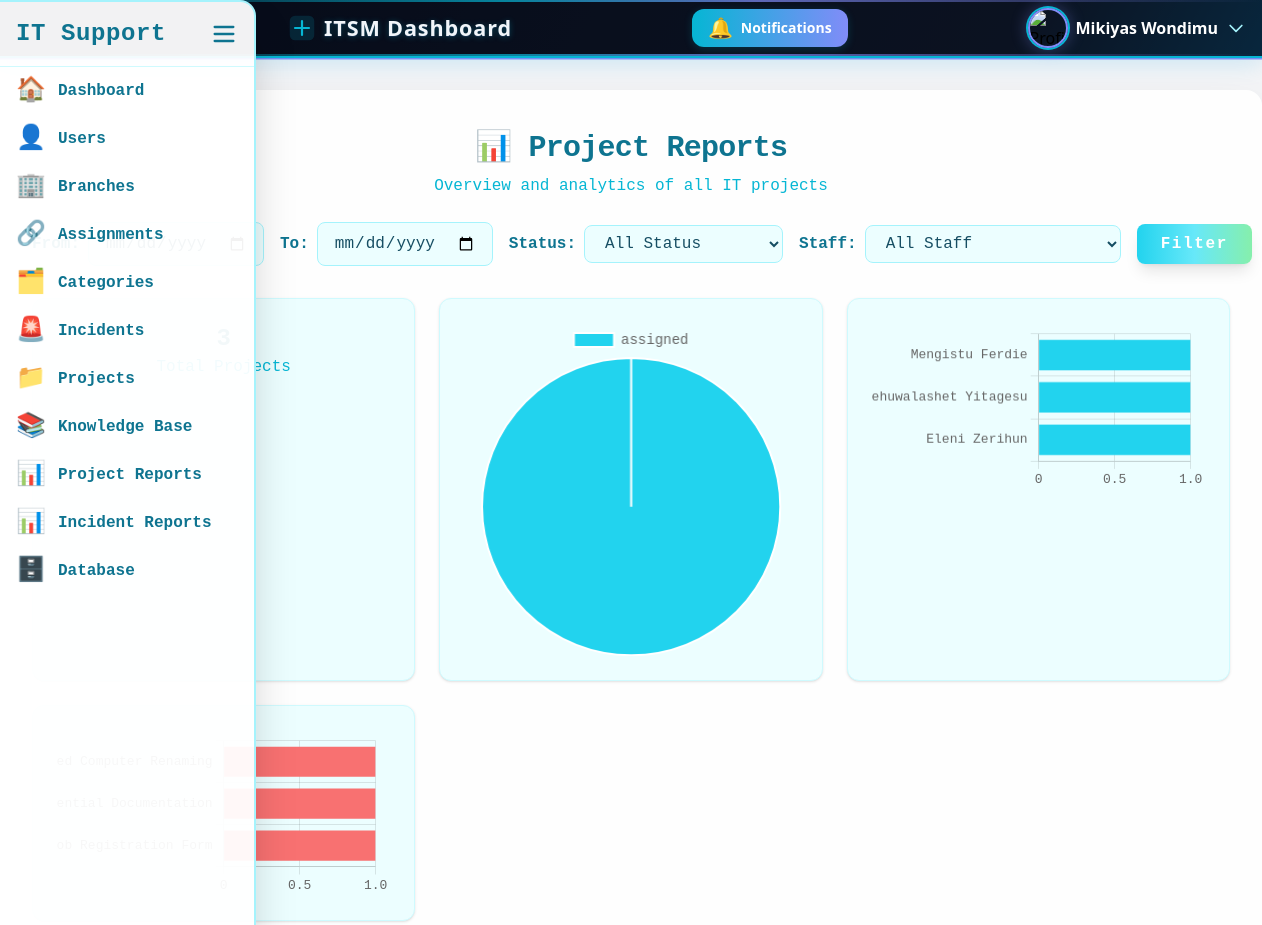
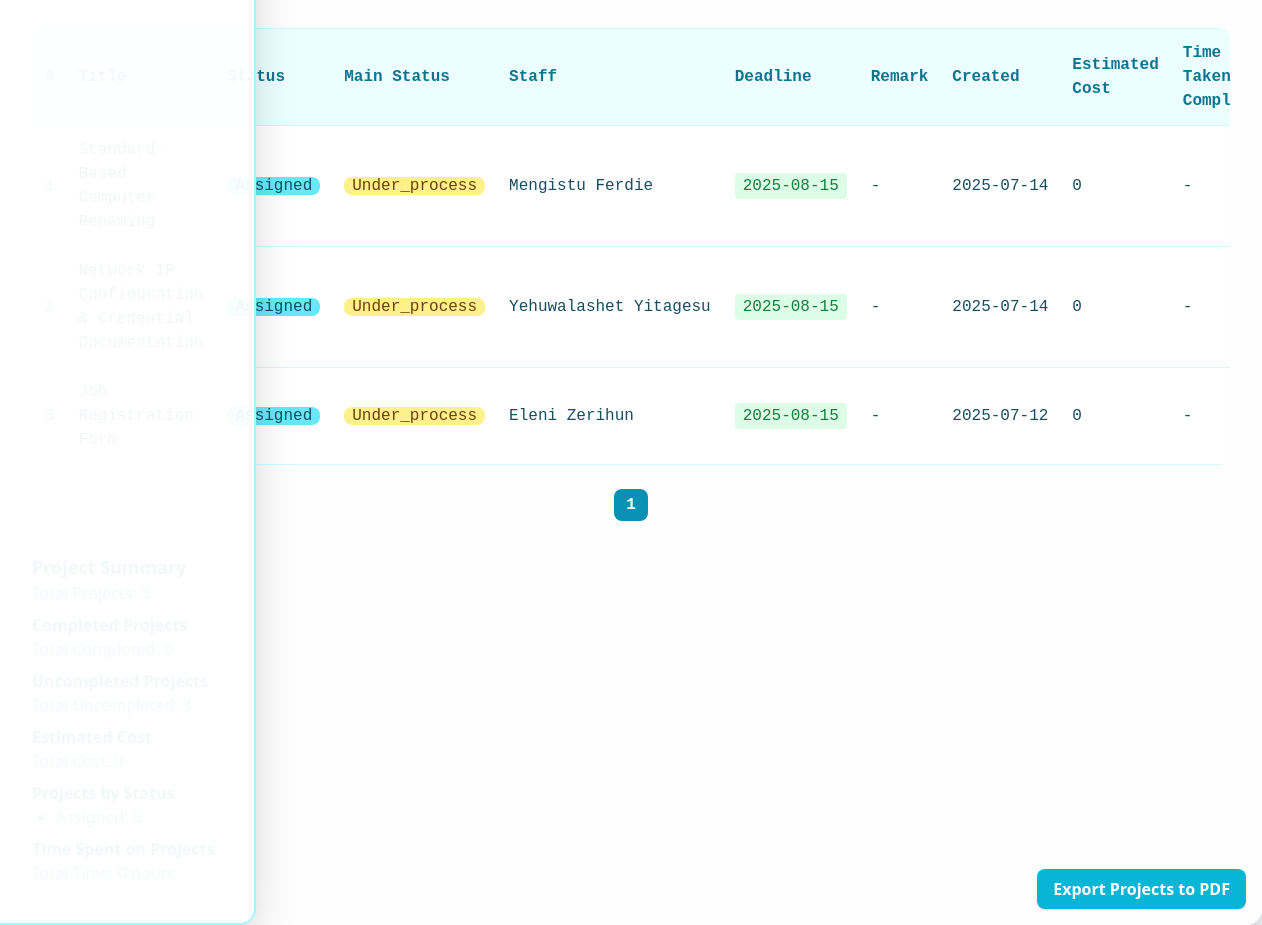
Page /admin/project_reports.php (signed in) on the committed database (2 pictures, top to bottom).
### tables this page shows
CREATE TABLE `users` (
  `id` int(11) NOT NULL,
  `name` varchar(100) DEFAULT NULL,
  `email` varchar(100) DEFAULT NULL,
  `password` varchar(255) DEFAULT NULL,
  `role` enum('admin','staff','user') NOT NULL,
  `job_position` varchar(255) DEFAULT NULL,
  `created_at` timestamp NOT NULL DEFAULT current_timestamp(),
  `force_password_change` tinyint(1) DEFAULT 1,
  `branch_id` int(11) DEFAULT NULL,
  `profile_picture` varchar(255) DEFAULT NULL,
  `is_active` tinyint(1) NOT NULL DEFAULT 1
);

CREATE TABLE `projects` (
  `id` int(11) NOT NULL,
  `title` varchar(255) NOT NULL,
  `description` text DEFAULT NULL,
  `status` enum('pending','assigned','need_support','needs redo','fixed','confirmed fixed') DEFAULT 'pending',
  `main_status` enum('under_process','completed','needs_attention') DEFAULT 'under_process',
  `remark` text DEFAULT NULL,
  `deadline_date` date DEFAULT NULL,
  `assigned_to` int(11) DEFAULT NULL,
  `created_by` int(11) NOT NULL,
  `created_at` timestamp NOT NULL DEFAULT current_timestamp(),
  `assigned_at` timestamp NULL DEFAULT NULL,
  `updated_at` timestamp NULL DEFAULT NULL,
  `completion_date` timestamp NULL DEFAULT NULL,
  `estimated_cost` decimal(10,2) DEFAULT NULL
);

### admin/project_reports.php (the view, shortened to what this page needs)
<?php
require '../config/db.php'; session_start();
$from = $_GET['from'] ?? ''; $to = $_GET['to'] ?? ''; $status = $_GET['status'] ?? ''; $staff = $_GET['staff'] ?? '';
$where = []; $params = [];
$whereSQL = $where ? 'WHERE '.implode(' AND ',$where) : '';
$stmt = $pdo->prepare("
  SELECT p.*, u.name AS staff_name
  FROM projects p
  LEFT JOIN users u ON p.assigned_to=u.id
  $whereSQL
  ORDER BY p.created_at DESC
");
$stmt->execute($params);
$projects = $stmt->fetchAll();
$completedProjectsCount = 0;
$uncompletedProjectsCount = 0;
foreach ($projects as $p) {
    if ($p['status'] === 'fixed' || $p['status'] === 'confirmed fixed') {
        $completedProjectsCount++;
    } else {
        $uncompletedProjectsCount++;
    }
}
$totalTimeSpent = 0;
$totalEstimatedCost = 0;
foreach ($projects as $p) {
    $totalEstimatedCost += $p['estimated_cost'];
}
$total = count($projects);
$byStatus = []; $byStaff = []; $uncompletedProjectsByWeek = [];
foreach($projects as $p){
  $byStatus[$p['status']] = isset($byStatus[$p['status']]) ? $byStatus[$p['status']] + 1 : 1;
  $staffKey = $p['staff_name'] ?: 'Unassigned';
  $byStaff[$staffKey] = isset($byStaff[$staffKey]) ? $byStaff[$staffKey] + 1 : 1;
foreach ($projects as $p) {
    if ($p['status'] != 'fixed' && $p['status'] != 'confirmed fixed') {
        $createdDate = new DateTime($p['created_at']);
        $now = new DateTime();
        $interval = $now->diff($createdDate);
        $weeksPassed = floor($interval->days / 7);
        $uncompletedProjectsByWeek[$p['title']] = $weeksPassed;
    }
}
}
?>
<!DOCTYPE html>
<html lang="en">
<head>
  <script src="https://cdn.tailwindcss.com"></script>
</head>
<body class="bg-gray-100">
<?php include '../includes/sidebar.php'; ?>
<?php include '../header.php'; ?>
<div class="max-w-7xl ms-auto bg-white bg-opacity-95 rounded-2xl shadow-2xl px-8 py-10 fade-in tech-border glow mt-8">
  <h2 class="text-3xl font-extrabold text-center text-cyan-700 mb-2 tracking-tight font-mono">📊 Project Reports</h2>
  <p class="text-center text-cyan-500 mb-6 font-mono">Overview and analytics of all IT projects</p>
  <form class="flex flex-col md:flex-row md:items-center md:justify-between gap-4 mb-8 font-mono" method="get">
    <div class="flex flex-col md:flex-row gap-4 w-full md:w-auto">
      <div class="flex flex-col md:flex-row items-center gap-2">
        <label for="from" class="text-cyan-700 font-semibold">From:</label>
      </div>
      <div class="flex flex-col md:flex-row items-center gap-2">
        <label for="to" class="text-cyan-700 font-semibold">To:</label>
        <input type="date" id="to" name="to" value="<?=$to?>" class="px-4 py-2 rounded-lg border border-cyan-200 bg-cyan-50 text-cyan-900 focus:ring-2 focus:ring-cyan-300 focus:outline-none transition duration-200 font-mono">
      </div>
      <div class="flex flex-col md:flex-row items-center gap-2">
        <label for="status" class="text-cyan-700 font-semibold">Status:</label>
        <select name="status" id="status" class="px-4 py-2 rounded-lg border border-cyan-200 bg-cyan-50 text-cyan-900 focus:ring-2 focus:ring-cyan-300 focus:outline-none transition duration-200 font-mono">
          <option value="">All Status</option>
        </select>
      </div>
      <div class="flex flex-col md:flex-row items-center gap-2">
        <label for="staff" class="text-cyan-700 font-semibold">Staff:</label>
        <select name="staff" id="staff" class="px-4 py-2 rounded-lg border border-cyan-200 bg-cyan-50 text-cyan-900 focus:ring-2 focus:ring-cyan-300 focus:outline-none transition duration-200 font-mono">
          <option value="">All Staff</option>
        </select>
      </div>
    </div>
    <div class="flex items-center w-full md:w-auto">
      <button type="submit"
        class="px-6 py-2 bg-gradient-to-r from-cyan-400 via-cyan-300 to-green-300 hover:from-green-300 hover:to-cyan-400 text-white font-bold rounded-lg shadow-lg transform hover:scale-105 transition duration-300 font-mono tracking-widest w-full md:w-auto">
        Filter
      </button>
    </div>
  </form>
  <div class="grid grid-cols-1 md:grid-cols-3 gap-6 mb-8">
    <div class="bg-cyan-50 border border-cyan-100 rounded-xl p-6 flex flex-col items-center shadow font-mono">
      <span class="text-2xl font-bold text-cyan-700"><?=$total?></span>
      <span class="text-cyan-500">Total Projects</span>
    </div>
    <div class="bg-cyan-50 border border-cyan-100 rounded-xl p-6 shadow">
      <canvas id="statusChart"></canvas>
    </div>
    <div class="bg-cyan-50 border border-cyan-100 rounded-xl p-6 shadow">
      <canvas id="staffChart"></canvas>
    </div>
    <div class="bg-cyan-50 border border-cyan-100 rounded-xl p-6 shadow">
    </div>
  </div>
  <div class="overflow-x-auto rounded-xl shadow-inner">
    <table id="projectTable" class="w-full border border-cyan-100 bg-white bg-opacity-90 font-mono text-cyan-900">
      <thead>
        <tr class="bg-cyan-50 text-cyan-700 text-left">
          <th class="p-3 font-bold">#</th>
          <th class="p-3 font-bold">Title</th>
          <th class="p-3 font-bold">Status</th>
          <th class="p-3 font-bold">Main Status</th>
          <th class="p-3 font-bold">Staff</th>
          <th class="p-3 font-bold">Deadline</th>
          <th class="p-3 font-bold">Remark</th>
          <th class="p-3 font-bold">Created</th>
          <th class="p-3 font-bold">Estimated Cost</th>
          <th class="p-3 font-bold">Time Taken to Complete</th>
        </tr>
      </thead>
      <tbody>
        <?php
        $rowsPerPage = 10;
        $totalPages = ceil(count($projects) / $rowsPerPage);
        $currentPage = (int) ($_GET['page'] ?? 1);
        $offset = ($currentPage - 1) * $rowsPerPage;
        $projects = array_slice($projects, $offset, $rowsPerPage);
        foreach($projects as $i=>$p): ?>
        <tr class="border-t border-cyan-100 hover:bg-cyan-50 transition">
          <td class="p-3"><?= $i+1 + $offset?></td>
          <td class="p-3"><?= htmlspecialchars($p['title']) ?></td>
          <td class="p-3 whitespace-nowrap">
            <span class="<?=
              $p['status'] === 'confirmed fixed' ? 'bg-green-400 text-white px-2 rounded-lg' :
              ($p['status'] === 'fixed' ? 'bg-green-200 text-green-900 px-2 rounded-lg' :
              ($p['status'] === 'needs redo' ? 'bg-red-400 text-white px-2 rounded-lg' :
              ($p['status'] === 'in progress' ? 'bg-yellow-300 text-yellow-900 px-2 rounded-lg' :
              ($p['status'] === 'assigned' ? 'bg-cyan-300 text-cyan-900 px-2 rounded-lg' :
              'bg-gray-200 text-gray-700 px-2 rounded-lg'))))
            ?>">
              <?= ucfirst($p['status']) ?>
            </span>
          </td>
          <td class="p-3 whitespace-nowrap">
            <span class="<?=
              $p['main_status'] === 'completed' ? 'bg-green-400 text-white px-2 rounded-lg' :
              ($p['main_status'] === 'under_process' ? 'bg-yellow-200 text-yellow-900 px-2 rounded-lg' :
              ($p['main_status'] === 'needs_attention' ? 'bg-red-400 text-white px-2 rounded-lg' :
              'bg-gray-200 text-gray-700 px-2 rounded-lg'))
            ?>">
              <?= ucfirst($p['main_status']) ?>
            </span>
          </td>
          <td class="p-3 whitespace-nowrap"><?= htmlspecialchars($p['staff_name'] ?: 'Unassigned') ?></td>
          <td class="p-3 whitespace-nowrap">
            <?php
            if ($p['status'] !== 'confirmed fixed') {
              $deadline_date = $p['deadline_date'];
              if ($deadline_date) {
                $diff = strtotime($deadline_date) - time();
                $days = floor($diff / (60 * 60 * 24));
                $warning = null;
                if ($days < 0) {
                  $warning = 'bg-red-300 text-red-900 animate-pulse';
                } elseif ($days < 3) {
                  $warning = 'bg-yellow-100 text-yellow-700';
                } else {
                  $warning = 'bg-green-100 text-green-700';
                }
              ?>
              <span class="px-2 py-1 whitespace-nowrap rounded <?= $warning ?? '' ?>"><?= htmlspecialchars($deadline_date) ?></span>
              <?php } else { ?>
              <i>-</i>
              <?php } ?>
              <?php } else{ if($p['deadline_date']) echo '<span class="px-2 py-1 rounded bg-green-900 text-white">' . htmlspecialchars( $p['deadline_date']) . '</span>'; } ?>
          </td>
          <td class="p-3"><?= htmlspecialchars($p['remark'] ?: '-') ?></td>
          <td class="p-3 whitespace-nowrap"><?= date('Y-m-d',strtotime($p['created_at'])) ?></td>
          <td class="p-3 whitespace-nowrap"><?= number_format($p['estimated_cost'])?? '<i>-</i>' ?></td>
          <td class="p-3">
            <?php
            if ($p['status'] === 'fixed' || $p['status'] === 'confirmed fixed') {
              $assignedDate = new DateTime($p['assigned_at']);
              $completionDate = new DateTime($p['completion_date']);
              $interval = $completionDate->diff($assignedDate);
              echo $interval->format('%a days %h hours %i minutes');
            } else {
              echo '-';
            }
            ?>
          </td>
        </tr>
        <?php endforeach;?>
      </tbody>
    </table>
  </div>
  <div class="flex items-center justify-center my-4 font-mono">
    <nav class="rounded-lg px-4 py-2 flex space-x-2">
      <?php for ($i = 1; $i <= $totalPages; $i++): ?>
      <?php if ($i == $currentPage): ?>
      <span class="bg-cyan-600 text-white font-bold px-3 py-1 rounded-lg transition"><?=$i?></span>
      <?php else: ?>
      <a href="?page=<?= $i ?>" class="bg-cyan-400 hover:bg-cyan-500 text-white font-bold px-3 py-1 rounded-lg transition"><?=$i?></a>
      <?php endif; ?>
      <?php endfor; ?>
    </nav>
  </div>
  <div id="summaryTable">
    <div class="mt-6">
      <h3 class="text-lg font-bold text-cyan-700">Project Summary</h3>
      <p class="text-cyan-600">Total Projects: <?= count($projects) ?></p>
    </div>
    <div class="mt-2">
      <h4 class="text-md font-bold text-cyan-700">Completed Projects</h4>
      <p class="text-cyan-600">Total Completed: <?= $completedProjectsCount ?></p>
    </div>
    <div class="mt-2">
      <h4 class="text-md font-bold text-cyan-700">Uncompleted Projects</h4>
      <p class="text-cyan-600">Total Uncompleted: <?= $uncompletedProjectsCount ?></p>
    </div>
    <div class="mt-2">
      <h4 class="text-md font-bold text-cyan-700">Estimated Cost</h4>
      <p class="text-cyan-600">Total Cost: <?= $totalEstimatedCost ?></p>
    </div>
    <div class="mt-2">
      <h4 class="text-md font-bold text-cyan-700">Projects by Status</h4>
      <ul class="list-disc pl-6 text-cyan-600">
        <?php foreach($byStatus as $status => $count): ?>
          <li><?= ucfirst($status) ?>: <?= $count ?></li>
        <?php endforeach; ?>
      </ul>
    </div>
    <div class="mt-2">
      <h4 class="text-md font-bold text-cyan-700">Time Spent on Projects</h4>
      <p class="text-cyan-600">Total Time: <?= $totalTimeSpent ?> hours</p>
    </div>
  </div>
<script>
// Charts
const statusCtx = document.getElementById('statusChart').getContext('2d');
new Chart(statusCtx, {
  type: 'pie',
  data: {
    labels: <?=json_encode(array_keys($byStatus))?>,
    datasets: [{
      data: <?=json_encode(array_values($byStatus))?>,
      backgroundColor: ['#22d3ee','#f87171','#fbbf24','#34d399','#a78bfa','#4ade80']
    }]
  },
  options: {
    plugins: {
      legend: { labels: { font: { family: 'monospace', size: 14 } } }
    }
  }
});
const staffCtx = document.getElementById('staffChart').getContext('2d');
new Chart(staffCtx, {
  type: 'bar',
  data: {
    labels: <?=json_encode(array_keys($byStaff))?>,
    datasets: [{
      data: <?=json_encode(array_values($byStaff))?>,
      backgroundColor: '#22d3ee'
    }]
  },
  options: {
    indexAxis: 'y',
    plugins: {
      legend: { display: false },
      tooltip: { enabled: true }
    },
    scales: {
      x: { ticks: { font: { family: 'monospace', size: 13 } } },
      y: { ticks: { font: { family: 'monospace', size: 13 } } }
    }
  }
});
// chart bar that shows uncompleted project timeline where Y axis is projects and x is weeks
const uncompletedProjectTimelineCtx = document.getElementById('uncompletedProjectTimelineChart').getContext('2d');
new Chart(uncompletedProjectTimelineCtx, {
  type: 'bar',
  data: {
    labels: <?=json_encode(array_keys($uncompletedProjectsByWeek))?>,
    datasets: [{
      data: <?=json_encode(array_values($uncompletedProjectsByWeek))?>,
      backgroundColor: '#f87171' // use a different color to distinguish from the existing chart
    }]
  },
  options: {
    indexAxis: 'y',
    plugins: {
      legend: { display: false },
      tooltip: { enabled: true }
    },
    scales: {
      x: { ticks: { font: { family: 'monospace', size: 13 } } },
      y: { ticks: { font: { family: 'monospace', size: 13 } } }
    }
  }
});
</script>
</body>
</html>

### header.php (shortened to what this page needs)
<?php
include 'config/db.php';
$user_id = $_SESSION['user_id'];
$stmt = $pdo->prepare("SELECT * FROM users WHERE id = ?");
$stmt->execute([$user_id]);
$user = $stmt->fetch(PDO::FETCH_ASSOC);
if (isset($user['profile_picture']) && !empty($user['profile_picture'])) {
  $user['profile_image'] = '../uploads/' . $user['profile_picture'];
} else {
  $user['profile_image'] = '../uploads/default_avatar.png';
}
?>
<header id="header" class="header-animated-bg shadow-md px-4 pl-72 flex justify-between items-center relative overflow-visible" style="min-height:54px;height:58px;">
  <h1 class="header-title">
    <svg width="28" height="28" fill="none" viewBox="0 0 32 32">
      <rect x="2" y="2" width="28" height="28" rx="6" fill="#06b6d4" opacity="0.15"/>
      <path d="M8 16h16M16 8v16" stroke="#06b6d4" stroke-width="2.5" stroke-linecap="round"/>
    </svg>
    ITSM Dashboard
  </h1>
  <div class="relative inline-block text-left">
    <button id="notifBtn" class="relative flex items-center gap-2 px-4 py-1 text-sm tech-btn shadow-lg focus:outline-none transition-all duration-300" style="min-height:36px;height:38px;">
      <span id="notifBell" class="text-xl notif-pulse transition-transform duration-300">🔔</span>
      <span class="hidden md:inline">Notifications</span>
    </button>
  </div>
  <div class="relative inline-block text-left">
    <button id="profileDropdownBtn" class="flex items-center gap-2 focus:outline-none group">
      <img src="<?= $user['profile_image'] ?>" alt="Profile" class="w-10 h-10 rounded-full object-cover profile-glow transition-all duration-300">
      <span class="md:inline text-white text-base font-semibold group-hover:text-cyan-200 transition-colors"><?= htmlspecialchars($user['name'] ?? 'Profile') ?></span>
      <svg class="w-5 h-5 text-cyan-200 group-hover:text-cyan-400 transition-colors" fill="none" stroke="currentColor" viewBox="0 0 24 24">
        <path stroke-linecap="round" stroke-linejoin="round" stroke-width="2" d="M19 9l-7 7-7-7" />
      </svg>
    </button>
  </div>
</header>

### rows in the picture
users: name "Mikiyas Wondimu"
projects: status "Assigned", main_status "Under_process", users.name "Mengistu Ferdie", deadline_date "2025-08-15", remark "-", created_at "2025-07-14", estimated_cost "0"
projects: status "Assigned", main_status "Under_process", users.name "Yehuwalashet Yitagesu", deadline_date "2025-08-15", remark "-", created_at "2025-07-14", estimated_cost "0"
projects: status "Assigned", main_status "Under_process", users.name "Eleni Zerihun", deadline_date "2025-08-15", remark "-", created_at "2025-07-12", estimated_cost "0"

### other values in the picture
chart data {{ json_encode(array_keys($byStatus)) }} ["assigned"]
chart data {{ json_encode(array_keys($byStaff)) }} ["Mengistu Ferdie","Yehuwalashet Yitagesu","Eleni Zerihun"]
chart data {{ json_encode(array_values($byStaff)) }} [1,1,1]
